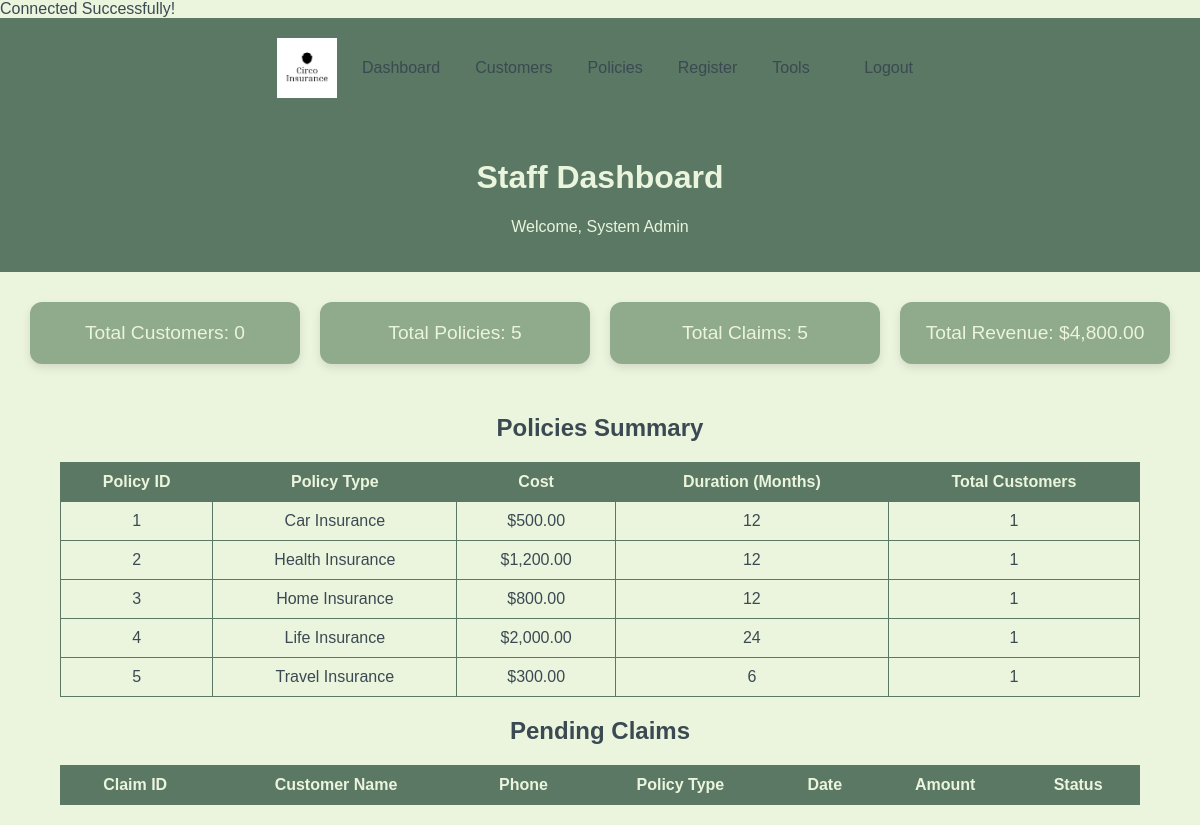
The page /WEBAPP/dashboard.php (signed in) on the database its author committed.
### tables this page shows
CREATE TABLE IF NOT EXISTS `Policy` (
		  `policy_id` INT NOT NULL AUTO_INCREMENT,
		  `policy_type` VARCHAR(50) NOT NULL,
		  `policy_cost` DECIMAL(10,2) NOT NULL,
		  `policy_durationMonths` INT NOT NULL,
		PRIMARY KEY (`policy_id`));

### WEBAPP/dashboard.php (the view, shortened to what this page needs)
<?php
require_once "./config/database.php";
include("./includes/header.php");
$total_customers = $conn->query("SELECT COUNT(*) as count FROM Customer")->fetch_assoc()['count'] ?? 0;
$total_policies  = $conn->query("SELECT COUNT(*) as count FROM Policy")->fetch_assoc()['count'] ?? 0;
$total_claims    = $conn->query("SELECT COUNT(*) as count FROM Claim")->fetch_assoc()['count'] ?? 0;
$total_revenue   = $conn->query("SELECT SUM(payment_amount) as total FROM Payment")->fetch_assoc()['total'] ?? 0;
$policy_summary = [];
if ($stmt = $conn->prepare("CALL sp_GetPoliciesByType('')")) {
    $stmt->execute();
    $res = $stmt->get_result();
    while ($row = $res->fetch_assoc()) {
        $policy_summary[] = $row;
    }
}
?>
<!DOCTYPE html>
<html lang="en">
<head>
</head>
<body>
<header>
    <h1>Staff Dashboard</h1>
    <p>Welcome, <?php echo $_SESSION['staff_name']; ?></p>
</header>
<div class="dashboard-cards">
    <div class="card">Total Customers: <?php echo $total_customers; ?></div>
    <div class="card">Total Policies: <?php echo $total_policies; ?></div>
    <div class="card">Total Claims: <?php echo $total_claims; ?></div>
    <div class="card">Total Revenue: $<?php echo number_format($total_revenue, 2); ?></div>
</div>
<h2 style="text-align:center;">Policies Summary</h2>
<table>
    <tr>
        <th>Policy ID</th>
        <th>Policy Type</th>
        <th>Cost</th>
        <th>Duration (Months)</th>
        <th>Total Customers</th>
    </tr>
    <?php foreach($policy_summary as $p): ?>
    <tr>
        <td><?php echo $p['policy_id']; ?></td>
        <td><?php echo $p['policy_type']; ?></td>
        <td>$<?php echo number_format($p['policy_cost'], 2); ?></td>
        <td><?php echo $p['policy_durationMonths']; ?></td>
        <td><?php echo $p['total_customers']; ?></td>
    </tr>
    <?php endforeach; ?>
</table>
<h2 style="text-align:center;">Pending Claims</h2>
<table>
    <tr>
        <th>Claim ID</th>
        <th>Customer Name</th>
        <th>Phone</th>
        <th>Policy Type</th>
        <th>Date</th>
        <th>Amount</th>
        <th>Status</th>
    </tr>
</table>
</body>
</html>

### WEBAPP/includes/header.php (shortened to what this page needs)
<!DOCTYPE html>
<html lang="en">
<head>
</head>
<body>
<header>
    <ul>
        <li><img src="../assets/images/logo.png" width="60" height="60" alt="Logo"></li>
        <?php if ($_SESSION['staff_role'] === 'Admin'): ?>
            <li><a href="../dashboard.php">Dashboard</a></li>
        <?php endif; ?>
        <li><a href="../customers.php">Customers</a></li>
        <li><a href="../policies.php">Policies</a></li>
        <li><a href="../register.php">Register</a></li>
        <li><a href="../tools.php">Tools</a></li>
        <li class="separator">|</li>
        <li><a href="../logout.php">Logout</a></li>
    </ul>
</header>

### WEBAPP/includes/header.php (style rules this page uses)
body { background-color: #EBF4DD; color: #3B4953; font-family: Arial, sans-serif; margin: 0; padding: 0; }
header { text-align: center; padding: 15px 0; border-bottom: 0px solid rgba(90, 120, 99, 0.15); }
header ul { list-style: none; display: flex; align-items: center; justify-content: center; gap: 15px; padding: 0; margin: 0; }
header li { display: flex; align-items: center; }
header a { text-decoration: none; color: #3B4953; padding: 5px 10px; transition: color 0.3s, background-color 0.3s; border-radius: 5px; }
header img { display: block; }
header .separator { color: #5A7863; font-weight: bold; }

### WEBAPP/dashboard.php (style rules this page uses)
body { font-family: Arial, sans-serif; background: #EBF4DD; color: #3B4953; margin: 0; padding: 0; }
header { background: #5A7863; color: #EBF4DD; padding: 20px; text-align: center; }
.dashboard-cards { display: grid; grid-template-columns: repeat(auto-fit, minmax(220px, 1fr)); gap: 20px; padding: 30px; }
.card { background: #90AB8B; color: #EBF4DD; padding: 20px; border-radius: 12px; text-align: center; font-size: 1.2rem; box-shadow: 0 4px 10px rgba(0,0,0,0.1); transition: transform 0.2s; }
table { width: 90%; margin: 20px auto; border-collapse: collapse; background: #EBF4DD; }
th, td { border: 1px solid #5A7863; padding: 10px; text-align: center; }
th { background: #5A7863; color: #EBF4DD; }

### rows shown on the page
policy: policy_id "1", policy_type "Car Insurance", policy_cost "500.00", policy_durationMonths "12", total_customers "1"
policy: policy_id "2", policy_type "Health Insurance", policy_cost "1,200.00", policy_durationMonths "12", total_customers "1"
policy: policy_id "3", policy_type "Home Insurance", policy_cost "800.00", policy_durationMonths "12", total_customers "1"
policy: policy_id "4", policy_type "Life Insurance", policy_cost "2,000.00", policy_durationMonths "24", total_customers "1"
policy: policy_id "5", policy_type "Travel Insurance", policy_cost "300.00", policy_durationMonths "6", total_customers "1"

### other values the page prints
$_SESSION['staff_name'] "System Admin"
$total_customers "0"
$total_policies "5"
$total_claims "5"
$total_revenue "4,800.00"
